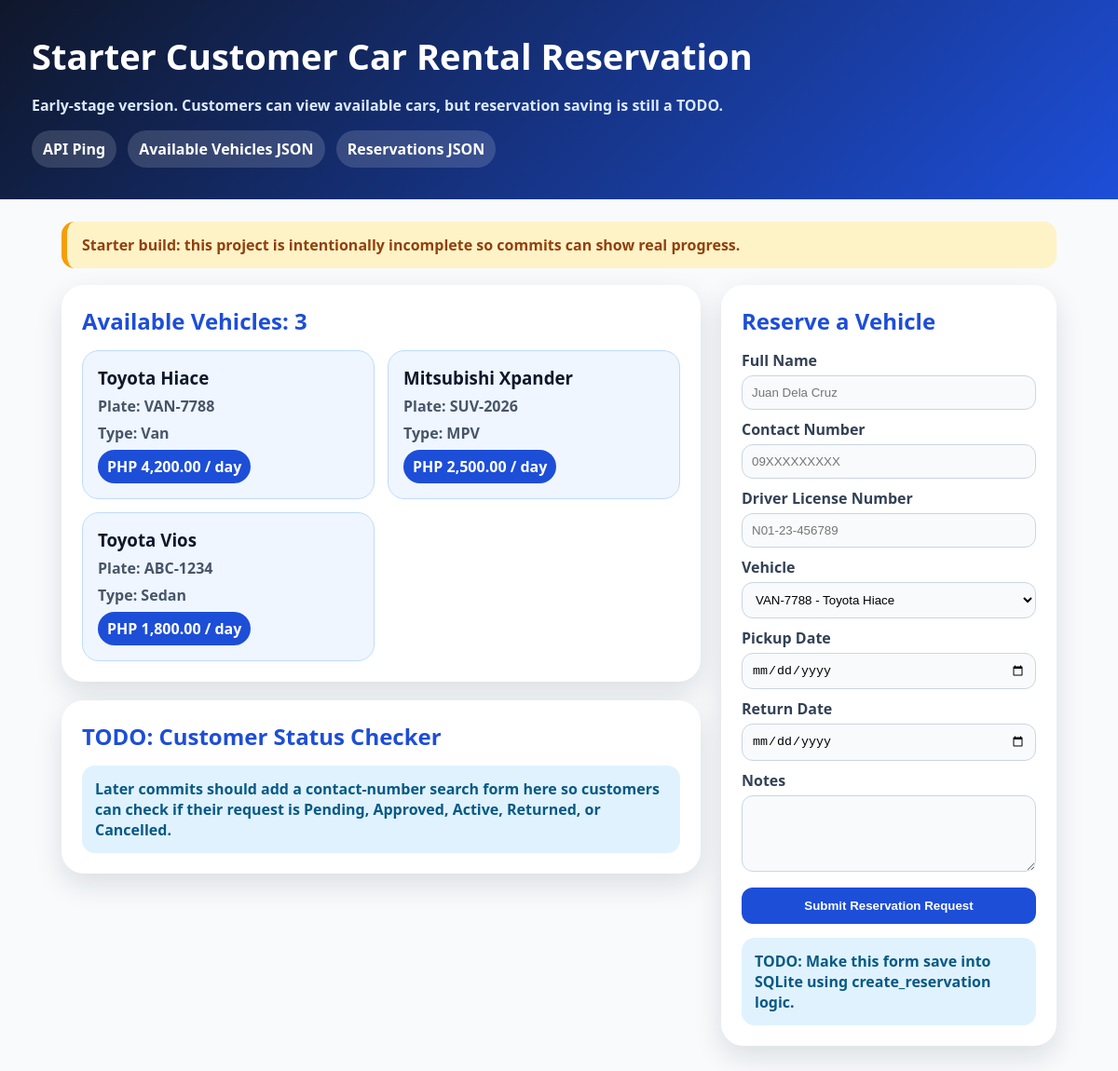
The page / on the database its author committed.
### tables this page shows
CREATE TABLE vehicles (
        id INTEGER PRIMARY KEY AUTOINCREMENT,
        plate_number TEXT NOT NULL,
        brand TEXT NOT NULL,
        model TEXT NOT NULL,
        vehicle_type TEXT NOT NULL,
        daily_rate REAL NOT NULL DEFAULT 0,
        status TEXT NOT NULL DEFAULT 'Available',
        created_at TEXT NOT NULL
    );

### index.php (the view, shortened to what this page needs)
<?php
$dbFile = __DIR__ . '/car_rental_simple.sqlite';
function db() {
    global $dbFile;
    $pdo = new PDO('sqlite:' . $dbFile);
    $pdo->setAttribute(PDO::ATTR_ERRMODE, PDO::ERRMODE_EXCEPTION);
    $pdo->exec("CREATE TABLE IF NOT EXISTS vehicles (
        id INTEGER PRIMARY KEY AUTOINCREMENT,
        plate_number TEXT NOT NULL,
        brand TEXT NOT NULL,
        model TEXT NOT NULL,
        vehicle_type TEXT NOT NULL,
        daily_rate REAL NOT NULL DEFAULT 0,
        status TEXT NOT NULL DEFAULT 'Available',
        created_at TEXT NOT NULL
    )");
    $pdo->exec("CREATE TABLE IF NOT EXISTS reservations (
        id INTEGER PRIMARY KEY AUTOINCREMENT,
        customer_name TEXT NOT NULL,
        contact TEXT,
        license_number TEXT,
        vehicle_id INTEGER NOT NULL,
        pickup_date TEXT NOT NULL,
        return_date TEXT NOT NULL,
        rental_days INTEGER NOT NULL DEFAULT 1,
        total_amount REAL NOT NULL DEFAULT 0,
        reservation_status TEXT NOT NULL DEFAULT 'Pending',
        notes TEXT,
        created_at TEXT NOT NULL
    )");
    return $pdo;
}
$pdo = db();
$vehicles = $pdo->query("SELECT * FROM vehicles WHERE status='Available' ORDER BY id DESC")->fetchAll(PDO::FETCH_ASSOC);
$totalAvailable = count($vehicles);
?>
<!DOCTYPE html>
<html>
<head>
</head>
<body>
    <section class="hero">
        <h1>Starter Customer Car Rental Reservation</h1>
        <p>Early-stage version. Customers can view available cars, but reservation saving is still a TODO.</p>
        <div class="links">
            <a href="api.php?action=ping">API Ping</a>
            <a href="api.php?action=list_available_vehicles">Available Vehicles JSON</a>
            <a href="api.php?action=list_reservations">Reservations JSON</a>
        </div>
    </section>
    <main class="wrap">
        <div class="notice">
            Starter build: this project is intentionally incomplete so commits can show real progress.
        </div>
        <div class="grid">
            <section>
                <div class="panel">
                    <h2>Available Vehicles: <?=htmlspecialchars($totalAvailable)?></h2>
                    <div class="cars">
                        <?php foreach($vehicles as $v): ?>
                        <div class="card">
                            <h3><?=htmlspecialchars($v['brand'].' '.$v['model'])?></h3>
                            <p>Plate: <?=htmlspecialchars($v['plate_number'])?></p>
                            <p>Type: <?=htmlspecialchars($v['vehicle_type'])?></p>
                            <span class="price">PHP <?=number_format((float)$v['daily_rate'],2)?> / day</span>
                        </div>
                        <?php endforeach; ?>
                    </div>
                </div>
                <div class="panel">
                    <h2>TODO: Customer Status Checker</h2>
                    <div class="todo">
                        Later commits should add a contact-number search form here so customers can check if their request is Pending, Approved, Active, Returned, or Cancelled.
                    </div>
                </div>
            </section>
            <aside class="panel">
                <h2>Reserve a Vehicle</h2>
                <form method="post">
                    <label>Full Name</label>
                    <input name="customer_name" placeholder="Juan Dela Cruz">
                    <label>Contact Number</label>
                    <input name="contact" placeholder="09XXXXXXXXX">
                    <label>Driver License Number</label>
                    <input name="license_number" placeholder="N01-23-456789">
                    <label>Vehicle</label>
                    <select name="vehicle_id">
                        <?php foreach($vehicles as $v): ?>
                        <option value="<?=htmlspecialchars($v['id'])?>">
                            <?=htmlspecialchars($v['plate_number'].' - '.$v['brand'].' '.$v['model'])?>
                        </option>
                        <?php endforeach; ?>
                    </select>
                    <label>Pickup Date</label>
                    <input type="date" name="pickup_date">
                    <label>Return Date</label>
                    <input type="date" name="return_date">
                    <label>Notes</label>
                    <textarea name="notes" rows="4"></textarea>
                    <button>Submit Reservation Request</button>
                </form>
                <div class="todo">
                    TODO: Make this form save into SQLite using create_reservation logic.
                </div>
            </aside>
        </div>
    </main>
</body>
</html>

### index.php (style rules this page uses)
* { box-sizing:border-box }
body { margin:0;font-family:Segoe UI,Arial,sans-serif;background:#f8fafc;color:#0f172a }
.hero { background:linear-gradient(135deg,#0f172a,#1d4ed8);color:white;padding:34px }
.hero h1 { margin:0;font-size:38px }
.hero p { color:#dbeafe;font-weight:600 }
.links a { display:inline-block;color:white;background:rgba(255,255,255,.15);padding:9px 12px;border-radius:999px;text-decoration:none;margin-right:8px;font-weight:800 }
.wrap { max-width:1100px;margin:24px auto;padding:0 16px }
.notice { background:#fef3c7;color:#92400e;border-left:6px solid #f59e0b;border-radius:14px;padding:14px 16px;margin-bottom:18px;font-weight:900 }
.grid { display:grid;grid-template-columns:1fr 360px;gap:22px }
.panel { background:white;border-radius:24px;padding:22px;box-shadow:0 12px 30px rgba(15,23,42,.12);margin-bottom:20px }
.panel h2 { margin:0 0 15px;color:#1d4ed8 }
.cars { display:grid;grid-template-columns:repeat(2,1fr);gap:14px }
.card { background:#eff6ff;border:1px solid #bfdbfe;border-radius:18px;padding:16px }
.card h3 { margin:0;color:#0f172a }
.card p { margin:7px 0;color:#475569;font-weight:600 }
.price { display:inline-block;background:#1d4ed8;color:white;border-radius:999px;padding:7px 10px;font-weight:900 }
label { display:block;font-weight:900;margin:10px 0 5px;color:#334155 }
input,select,textarea { width:100%;padding:10px;border:1px solid #cbd5e1;border-radius:12px;background:#f8fafc }
button { width:100%;border:0;background:#1d4ed8;color:white;border-radius:12px;padding:12px;margin-top:12px;font-weight:900 }
.todo { background:#e0f2fe;color:#075985;border-radius:14px;padding:14px;margin-top:15px;font-weight:700 }

### rows shown on the page
vehicles: brand+model "Toyota Hiace", plate_number "VAN-7788", vehicle_type "Van", daily_rate "4,200.00"
vehicles: brand+model "Mitsubishi Xpander", plate_number "SUV-2026", vehicle_type "MPV", daily_rate "2,500.00"
vehicles: brand+model "Toyota Vios", plate_number "ABC-1234", vehicle_type "Sedan", daily_rate "1,800.00"

### other values the page prints
$totalAvailable "3"
form field vehicle_id "VAN-7788 - Toyota Hiace"
